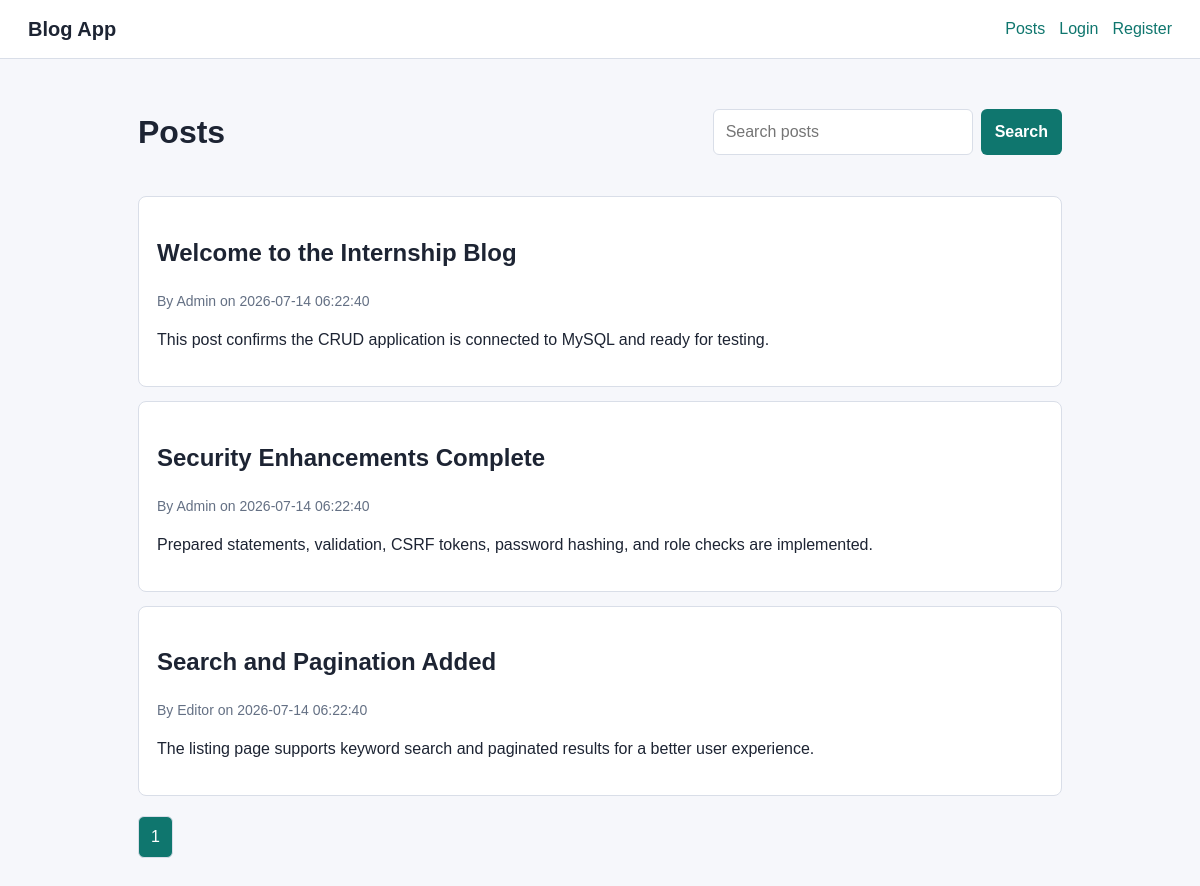
The page / on the database its author committed.
### tables this page shows
CREATE TABLE posts (
  id INT AUTO_INCREMENT PRIMARY KEY,
  user_id INT NOT NULL,
  title VARCHAR(180) NOT NULL,
  content TEXT NOT NULL,
  created_at TIMESTAMP DEFAULT CURRENT_TIMESTAMP,
  updated_at TIMESTAMP NULL DEFAULT NULL ON UPDATE CURRENT_TIMESTAMP,
  CONSTRAINT fk_posts_users FOREIGN KEY (user_id) REFERENCES users(id) ON DELETE CASCADE
);

CREATE TABLE users (
  id INT AUTO_INCREMENT PRIMARY KEY,
  username VARCHAR(80) NOT NULL UNIQUE,
  email VARCHAR(150) NOT NULL UNIQUE,
  password VARCHAR(255) NOT NULL,
  role ENUM('admin', 'editor', 'user') NOT NULL DEFAULT 'user',
  created_at TIMESTAMP DEFAULT CURRENT_TIMESTAMP
);

### app/helpers.php (called while the page is built, shortened)
<?php
function e(?string $value): string
{
    return htmlspecialchars((string) $value, ENT_QUOTES, 'UTF-8');
}
function current_user(): ?array
{
    return $_SESSION['user'] ?? null;
}

### config/database.php (called while the page is built, shortened)
<?php
function db(): PDO
{
    static $pdo = null;
    if ($pdo instanceof PDO) {
        return $pdo;
    }
    try {
        $dsn = 'mysql:host=' . DB_HOST . ';dbname=' . DB_NAME . ';charset=' . DB_CHARSET;
        $pdo = new PDO($dsn, DB_USER, DB_PASS, [
            PDO::ATTR_ERRMODE => PDO::ERRMODE_EXCEPTION,
            PDO::ATTR_DEFAULT_FETCH_MODE => PDO::FETCH_ASSOC,
            PDO::ATTR_EMULATE_PREPARES => false,
        ]);
    } catch (PDOException $exception) {
        $dataDir = __DIR__ . '/../data';
        $dbPath = $dataDir . '/blog.sqlite';
        if (!is_dir($dataDir)) {
            mkdir($dataDir, 0777, true);
        }
        $pdo = new PDO('sqlite:' . $dbPath, null, null, [
            PDO::ATTR_ERRMODE => PDO::ERRMODE_EXCEPTION,
            PDO::ATTR_DEFAULT_FETCH_MODE => PDO::FETCH_ASSOC,
        ]);
        initialize_sqlite_database($pdo);
    }
    return $pdo;
}

### public/index.php (the view, shortened to what this page needs)
<?php
$perPage = 5;
$page = max(1, (int) ($_GET['page'] ?? 1));
$search = trim((string) ($_GET['search'] ?? ''));
$offset = ($page - 1) * $perPage;
$params = [];
$where = '';
$countStmt = db()->prepare("SELECT COUNT(*) FROM posts $where");
$countStmt->execute($params);
$total = (int) $countStmt->fetchColumn();
$pages = max(1, (int) ceil($total / $perPage));
$sql = "SELECT posts.*, users.username
        FROM posts
        JOIN users ON users.id = posts.user_id
        $where
        ORDER BY posts.created_at DESC
        LIMIT :limit OFFSET :offset";
$stmt = db()->prepare($sql);
$stmt->bindValue(':limit', $perPage, PDO::PARAM_INT);
$stmt->bindValue(':offset', $offset, PDO::PARAM_INT);
$stmt->execute();
$posts = $stmt->fetchAll();
require_once __DIR__ . '/../app/layout/header.php';
?>
<div class="toolbar">
  <h1>Posts</h1>
  <form class="search" method="get">
    <input type="search" name="search" placeholder="Search posts" value="<?= e($search) ?>">
    <button type="submit">Search</button>
  </form>
</div>
<?php foreach ($posts as $post): ?>
  <article class="card">
    <h2><?= e($post['title']) ?></h2>
    <p class="meta">By <?= e($post['username']) ?> on <?= e($post['created_at']) ?></p>
    <p><?= nl2br(e($post['content'])) ?></p>
  </article>
<?php endforeach; ?>
<div class="pagination">
  <?php for ($i = 1; $i <= $pages; $i++): ?>
    <?php if ($i === $page): ?>
      <span class="active"><?= $i ?></span>
    <?php else: ?>
      <a href="?page=<?= $i ?>&search=<?= urlencode($search) ?>"><?= $i ?></a>
    <?php endif; ?>
  <?php endfor; ?>
</div>
<?php require_once __DIR__ . '/../app/layout/footer.php'; ?>

### app/layout/header.php (shortened to what this page needs)
<?php $user = current_user(); ?>
<!doctype html>
<html lang="en">
<head>
  <link rel="stylesheet" href="assets/css/styles.css">
</head>
<body>
  <header class="topbar">
    <a class="brand" href="index.php">Blog App</a>
    <nav>
      <a href="index.php">Posts</a>
      <?php if ($user): ?>
        <?php if (can_create_post()): ?>
          <a href="post_form.php">New Post</a>
        <?php endif; ?>
        <span><?= e($user['username']) ?> (<?= e($user['role']) ?>)</span>
        <a href="logout.php">Logout</a>
      <?php else: ?>
        <a href="login.php">Login</a>
        <a href="register.php">Register</a>
      <?php endif; ?>
    </nav>
  </header>
  <main class="container">

### app/layout/footer.php
  </main>
</body>
</html>

### public/assets/css/styles.css (style rules this page uses)
:root { --bg: #f6f7fb; --panel: #ffffff; --text: #1d2433; --muted: #647084; --line: #d9dee8; --primary: #0f766e; --primary-dark: #115e59; --danger: #b42318; --success: #067647; }
* { box-sizing: border-box; }
body { margin: 0; background: var(--bg); color: var(--text); font-family: Arial, Helvetica, sans-serif; line-height: 1.5; }
a { color: var(--primary); text-decoration: none; }
.topbar { align-items: center; background: var(--panel); border-bottom: 1px solid var(--line); display: flex; gap: 24px; justify-content: space-between; padding: 14px 28px; }
.brand { color: var(--text); font-size: 20px; font-weight: 700; }
.topbar nav { align-items: center; display: flex; flex-wrap: wrap; gap: 14px; }
.container { margin: 0 auto; max-width: 980px; padding: 28px; }
.toolbar { align-items: center; display: flex; gap: 12px; justify-content: space-between; margin-bottom: 18px; }
.search { display: flex; gap: 8px; }
.search input { min-width: 260px; }
.card { background: var(--panel); border: 1px solid var(--line); border-radius: 8px; margin-bottom: 14px; padding: 18px; }
.meta { color: var(--muted); font-size: 14px; }
input, textarea, select { border: 1px solid var(--line); border-radius: 6px; font: inherit; padding: 10px 12px; width: 100%; }
.button, button { background: var(--primary); border: 0; border-radius: 6px; color: #fff; cursor: pointer; display: inline-block; font: inherit; font-weight: 700; padding: 10px 14px; }
.pagination { display: flex; gap: 8px; margin-top: 20px; }
.pagination a, .pagination span { background: var(--panel); border: 1px solid var(--line); border-radius: 6px; padding: 8px 12px; }
.pagination .active { background: var(--primary); color: #fff; }

### rows shown on the page
posts: title "Welcome to the Internship Blog", user.username "Admin", created_at "2026-07-14 06:22:40", content "This post confirms the CRUD application is connected to MySQL and ready for testing."
posts: title "Security Enhancements Complete", user.username "Admin", created_at "2026-07-14 06:22:40", content "Prepared statements, validation, CSRF tokens, password hashing, and role checks are implemented."
posts: title "Search and Pagination Added", user.username "Editor", created_at "2026-07-14 06:22:40", content "The listing page supports keyword search and paginated results for a better user experience."
